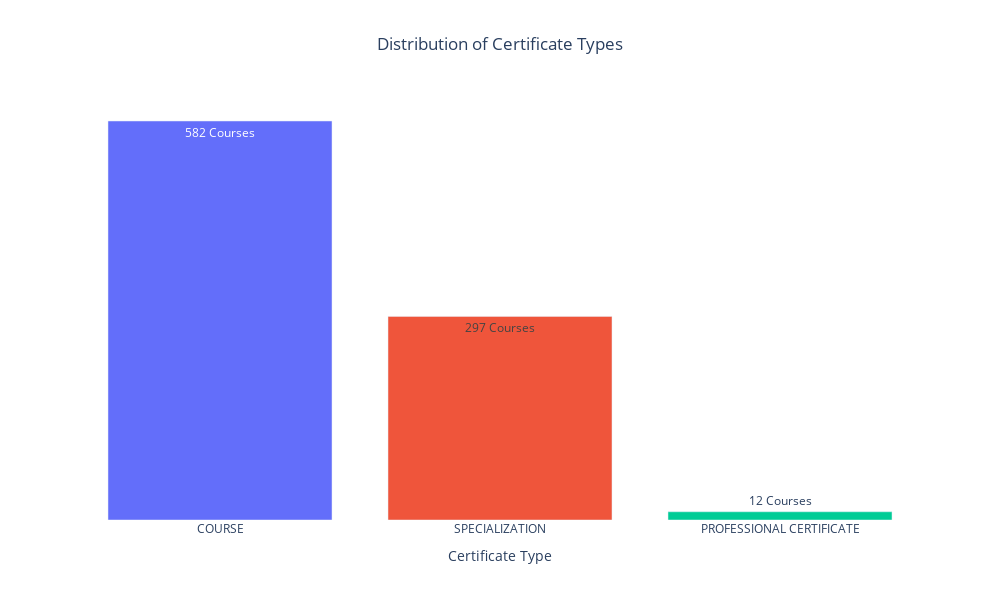

Notebook code cell kept with this figure:
### Markdown cell above
#### Distribution of Course Certificate Types

### Code cell
course_cert_types = df["course_Certificate_type"].value_counts().reset_index()
course_cert_types.columns = ["Certificate Type", "Number of Courses"]

fig = px.bar(
    course_cert_types,
    x="Certificate Type",
    y="Number of Courses",
    color="Certificate Type",  # Different color for each type
    labels={"Number of Courses": "Number of Courses"},
    title="Distribution of Certificate Types",
    height=600,
    width=1000,
    text_auto=True,
)

fig.update_layout(
    title_x=0.5,
    plot_bgcolor="white",
    xaxis=dict(showline=False, showgrid=False, zeroline=False),
    yaxis=dict(
        showline=False, showgrid=False, zeroline=False, visible=False
    ),  # Remove y-axis lines
    showlegend=False,
)
fig.update_traces(hovertemplate=None, hoverinfo="skip", texttemplate="%{y} Courses")

fig.show()

### Figure 1 — Plotly figure (JSON) as saved in the notebook; plotly's stock layout.template omitted (floating-point values rounded to 4 significant figures)
{"data": [{"alignmentgroup": "True", "hoverinfo": "skip", "legendgroup": "COURSE", "marker": {"color": "#636efa", "pattern": {"shape": ""}}, "name": "COURSE", "offsetgroup": "COURSE", "orientation": "v", "showlegend": true, "textposition": "auto", "texttemplate": "%{y} Courses", "type": "bar", "x": ["COURSE"], "xaxis": "x", "y": [582], "yaxis": "y"}, {"alignmentgroup": "True", "hoverinfo": "skip", "legendgroup": "SPECIALIZATION", "marker": {"color": "#EF553B", "pattern": {"shape": ""}}, "name": "SPECIALIZATION", "offsetgroup": "SPECIALIZATION", "orientation": "v", "showlegend": true, "textposition": "auto", "texttemplate": "%{y} Courses", "type": "bar", "x": ["SPECIALIZATION"], "xaxis": "x", "y": [297], "yaxis": "y"}, {"alignmentgroup": "True", "hoverinfo": "skip", "legendgroup": "PROFESSIONAL CERTIFICATE", "marker": {"color": "#00cc96", "pattern": {"shape": ""}}, "name": "PROFESSIONAL CERTIFICATE", "offsetgroup": "PROFESSIONAL CERTIFICATE", "orientation": "v", "showlegend": true, "textposition": "auto", "texttemplate": "%{y} Courses", "type": "bar", "x": ["PROFESSIONAL CERTIFICATE"], "xaxis": "x", "y": [12], "yaxis": "y"}], "layout": {"barmode": "relative", "height": 600, "legend": {"title": {"text": "Certificate Type"}, "tracegroupgap": 0}, "plot_bgcolor": "white", "showlegend": false, "title": {"text": "Distribution of Certificate Types", "x": 0.5}, "width": 1000, "xaxis": {"anchor": "y", "categoryarray": ["COURSE", "SPECIALIZATION", "PROFESSIONAL CERTIFICATE"], "categoryorder": "array", "domain": [0, 1], "showgrid": false, "showline": false, "title": {"text": "Certificate Type"}, "zeroline": false}, "yaxis": {"anchor": "x", "domain": [0, 1], "showgrid": false, "showline": false, "title": {"text": "Number of Courses"}, "visible": false, "zeroline": false}}}
